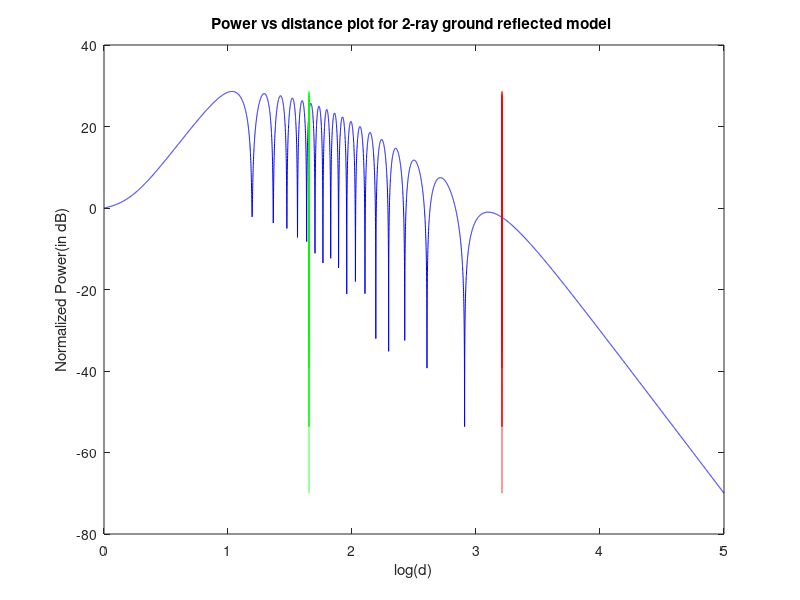

MATLAB code for this plot:
ld=0:0.0005:5; %define lowest distance, farthest distance and the iteration step
%%Declaring Variables
    d=10.^ld; 
    ht = 45;  
    hr = 1.5; 
     f = 1800 * 10.^6;
     c = 3 * 10.^8;  
     R = -1; 
 G_los = 1; 
  G_gr = 1; 
  l_gr = sqrt(d.^2 + (ht + hr)^2); 
 l_los = sqrt( (ht - hr)^2 + d.^2 ); 

lambda = c/f;      
   phi = 2*pi*(l_gr-l_los)/lambda; 

   los = sqrt(G_los)./l_los; 
    gr = R*sqrt(G_gr)*exp(-j.*phi)./l_gr; 
    rs = (lambda.*abs(los+gr)/4*pi).^2; 
  norm = rs(1); 
    pr = rs./norm; 

x = ld ;
y =10*log10(pr); 
plot(ld,y,'color','b'); hold on;


title('Power vs distance plot for 2-ray ground reflected model '); 

xlabel('log(d)'); 
ylabel('Normalized Power(in dB)');


dc = 4*ht*hr/lambda;
dc = log10(dc);
dh = log10(ht);
%dc = 3.209515
plot(dc*ones(size(y)),y,'color','r'); 
plot(dh*ones(size(y)),y,'color','g'); 

